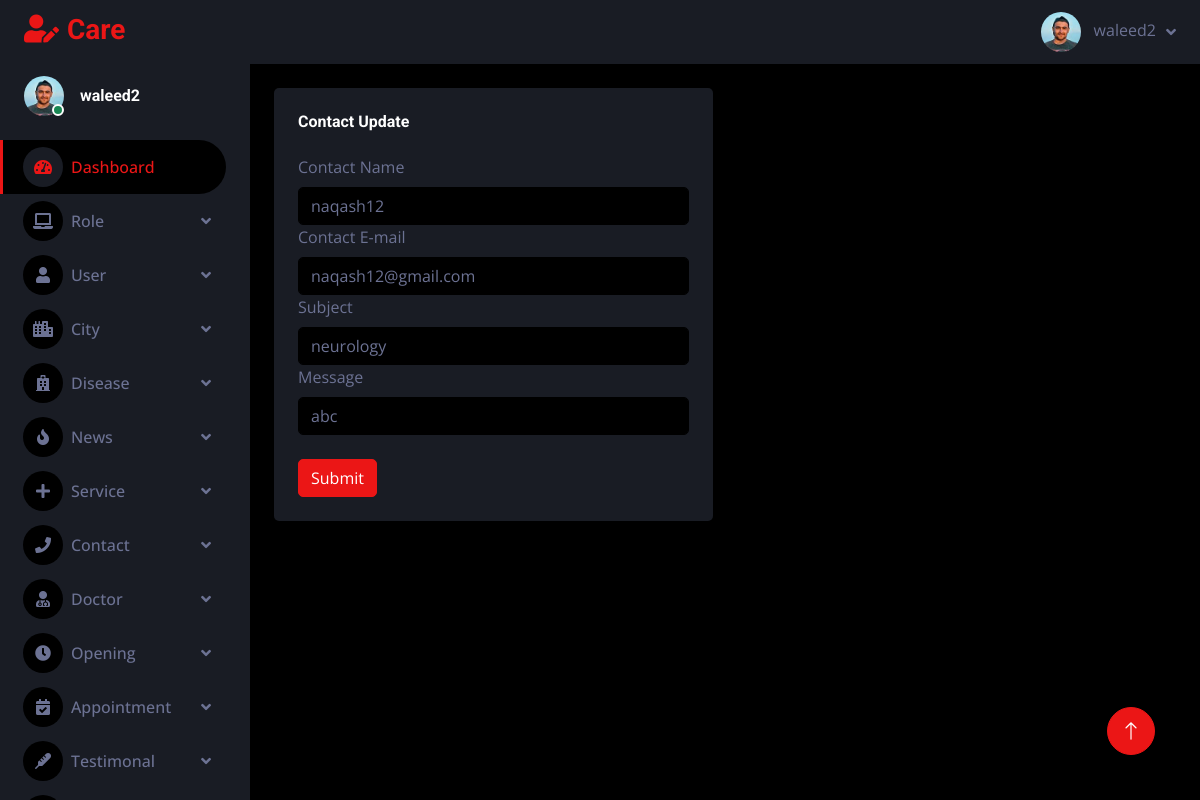
The app's page /adminpanel/contactupdate.php?updid=6 (signed in) with its own data.
### tables this page shows
CREATE TABLE `contact` (
  `contact_id` int(11) NOT NULL,
  `contact_name` varchar(255) NOT NULL,
  `contact_email` varchar(255) NOT NULL,
  `contact_subject` varchar(255) NOT NULL,
  `contact_message` mediumtext NOT NULL
);

### adminpanel/contactupdate.php (the view, shortened to what this page needs)
<?php
include "header.php";
?>
            <div class="container-fluid pt-4 px-4">
                <div class="row g-4">
                    <div class="col-sm-12 col-xl-6">
                        <div class="bg-secondary rounded h-100 p-4">
                            <h6 class="mb-4">Contact Update </h6>
                            <form class="forms-sample" action="#" method="POST">
                                <div class="form-group">
                                    <label for="exampleInputName1" class="form-label">Contact Name</label>
                                    <?php
                        require "connection.php";
                 $userid = $_GET["updid"];
                 $qry = "SELECT * FROM `contact` WHERE contact_id  = $userid";
                 $result = mysqli_query($conn,$qry);
                 while($row = mysqli_fetch_array($result)){
                       ?>
                                    <input type="text" class="form-control" id="exampleInputName1" name="contactname"  value="<?php echo $row['contact_name'] ?>"
                                        >
                                        <label for="exampleInputName1" class="form-label">Contact E-mail</label>
                                    <input type="text" class="form-control" id="exampleInputName1" name="contactmail"
                                    value="<?php echo $row['contact_email'] ?>">
                                        <label for="exampleInputName1" class="form-label">Subject</label>
                                    <input type="text" class="form-control" id="exampleInputName1" name="contactsubject"   value="<?php echo $row['contact_subject'] ?>"
                                        >
                                        <label for="exampleInputName1" class="form-label">Message</label>
                                    <input type="text" class="form-control" id="exampleInputName1" name="contactmessage"   value="<?php echo $row['contact_message'] ?>"
                                        >
                                </div>
                                <?php
                 }
                                ?>
                                <br>
                                <button type="submit" class="btn btn-primary" name="sub" >Submit</button>
                            </form>
                        </div>
                    </div>
<?php
include "footer.php";
?>

### adminpanel/css/style.css (style rules this page uses)
:root { --primary: #EB1616; --secondary: #191C24; --light: #6C7293; --dark: #000000; }
.btn { transition: .5s; }

### records on screen
contact: contactname "naqash12", contactmail "naqash12@gmail.com", contactsubject "neurology", contactmessage "abc"

### other values on screen
$_SESSION['name'] "waleed2"
